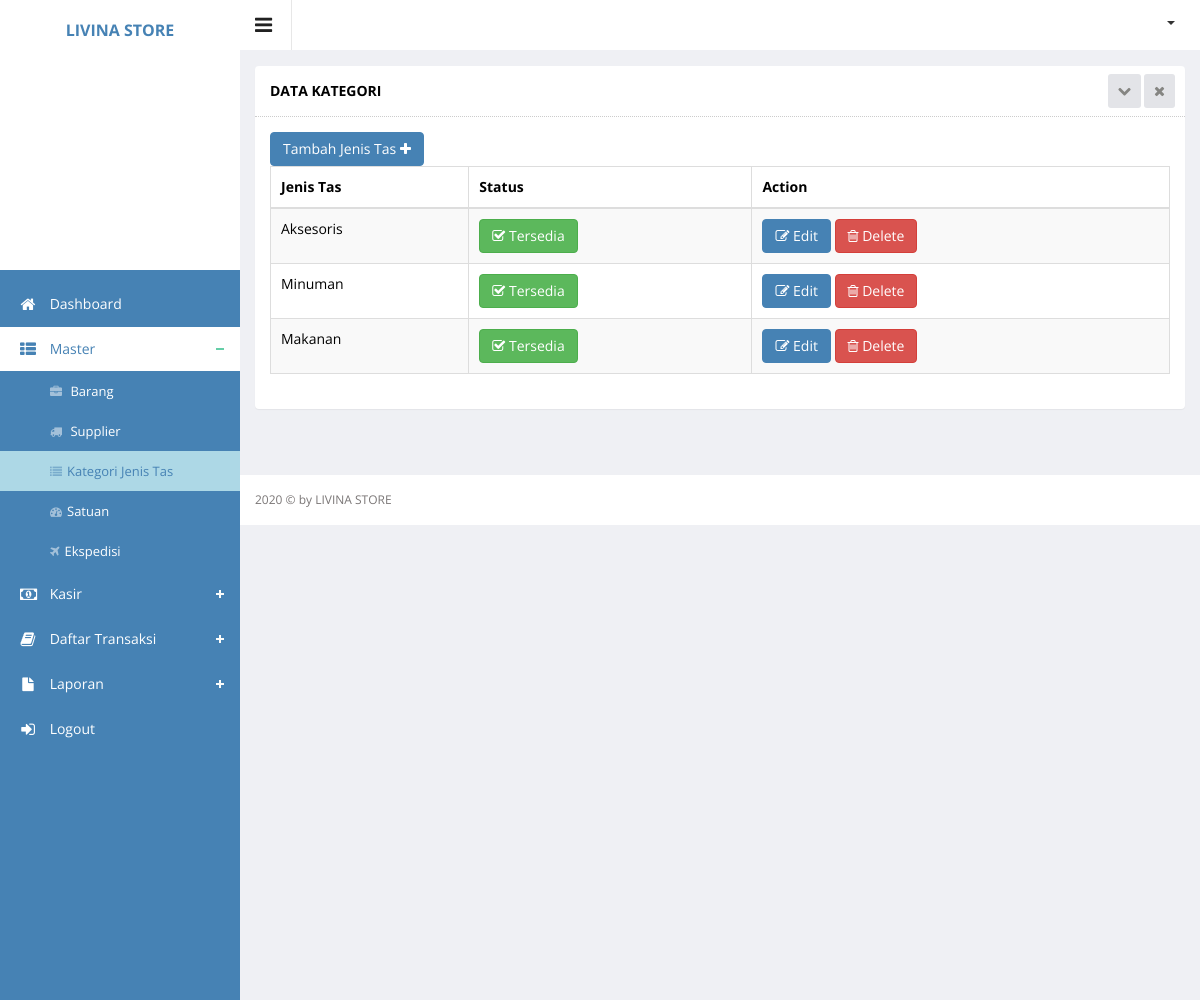
The app's page /index.php?hal=master/category/list (signed in), older data.
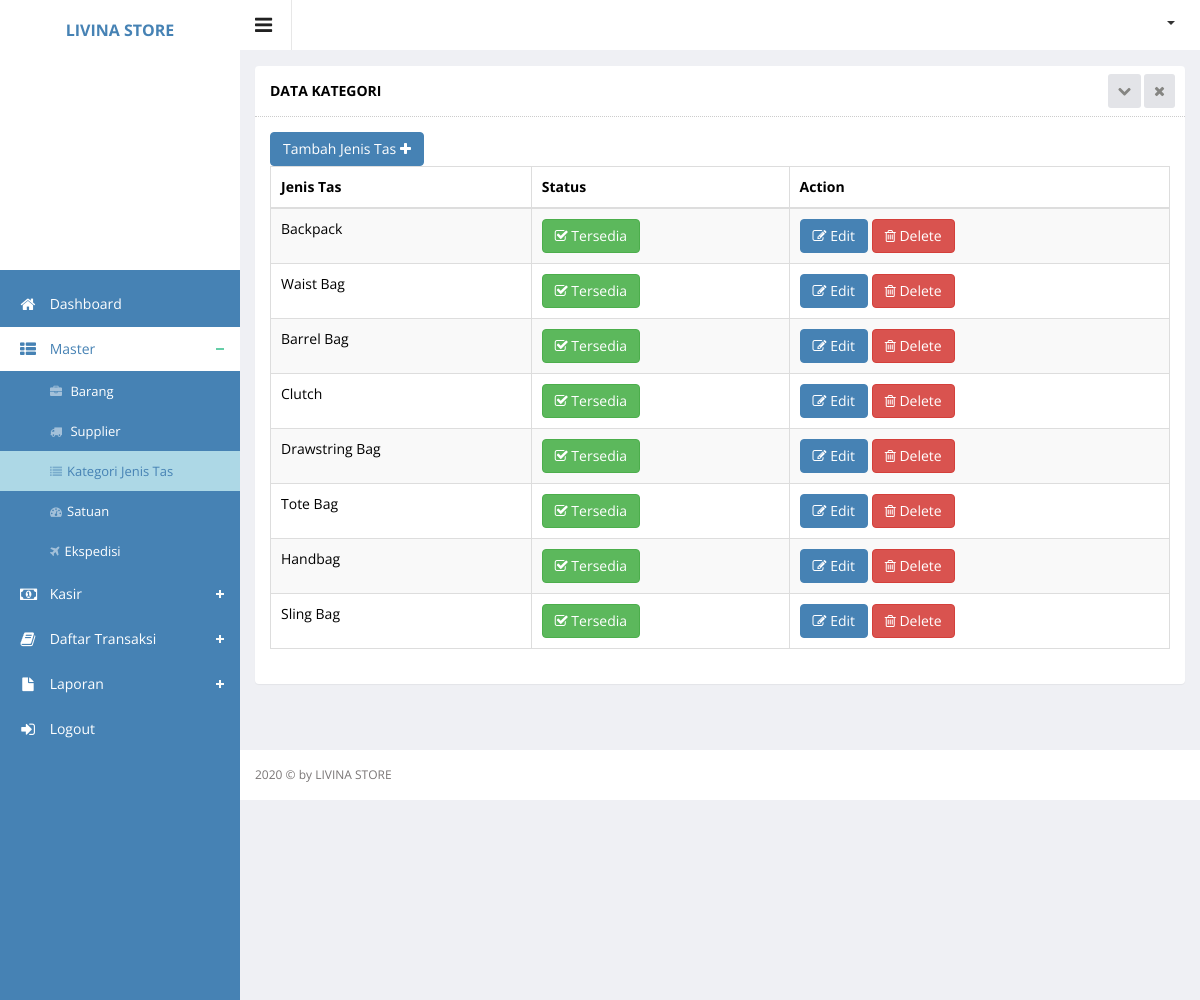
The same page, newer data.
### tables this page shows
CREATE TABLE `category` (
  `category_id` int(11) NOT NULL,
  `category_name` varchar(250) DEFAULT NULL,
  `category_status` enum('Y','N') DEFAULT NULL
);

### master/category/list.php (the view, shortened to what this page needs)
<div class="wrapper">
    <div class="row">
        <div class="col-sm-12">
            <section class="panel">
                <header class="panel-heading">
                    Data Kategori
                    <span class="tools pull-right">
                        <a href="javascript:;" class="fa fa-chevron-down"></a>
                        <a href="javascript:;" class="fa fa-times"></a>
                     </span>
                </header>
                <div class="panel-body">
                    <div class="adv-table editable-table ">
                        <div class="clearfix">
                            <div class="btn-group">
                                <a href="?hal=master/category/add">
                                    <button data-toggle="modal" class="btn btn-primary">
                                        Tambah Jenis Tas <i class="fa fa-plus"></i>
                                    </button>
                                </a>
                            </div>
                        </div>
                        <table class="table table-striped table-hover table-bordered" id="editable-sample">
                            <thead>
                            <tr>
                                <th>Jenis Tas</th>
                                <th>Status</th>
                                <th>Action</th>
                            </tr>
                            </thead>
                            <tbody>
                            <?php
                            $queryCategory = $connect->query("SELECT * FROM category ORDER BY category_id DESC");
                            while ($rowCategory = mysqli_fetch_array($queryCategory)) {
                                ?>
                                <tr class="">
                                    <td><?php echo $rowCategory['category_name']; ?></td>
                                    <td><?php if ($rowCategory['category_status'] == 'Y') { ?>
                                            <button class="btn btn-success" type="submit"><i
                                                        class="fa fa-check-square-o"></i> Tersedia
                                            </button>
                                        <?php } else { ?>
                                            <button class="btn btn-danger" type="submit"><i class="fa fa-ban"></i> Tidak Tersedia
                                            </button>
                                        <?php } ?>
                                    </td>
                                    <td>
                                        <a href="?hal=master/category/edit&id=<?php echo $rowCategory['category_id']; ?>">
                                            <button class="btn btn-primary" type="submit"><i class="fa fa-edit"></i>
                                                Edit
                                            </button>
                                        </a>
                                        <a href="?hal=master/category/list&hapus=<?php echo $rowCategory['category_id']; ?>">
                                            <button class="btn btn-danger" type="submit" name="hapus"><i
                                                        class="fa fa-trash-o"></i> Delete
                                            </button>
                                        </a>
                                    </td>
                                </tr>
                            <?php } ?>
                            </tbody>
                        </table>
                    </div>
                </div>
            </section>
        </div>
    </div>
</div>

Row changes from the older to the newer data that the page shows:
added category: category_name "Backpack", category_status "Y" (drawn)
added category: category_name "Waist Bag", category_status "Y" (drawn)
added category: category_name "Barrel Bag", category_status "Y" (drawn)
added category: category_name "Clutch", category_status "Y" (drawn)
added category: category_name "Drawstring Bag", category_status "Y" (drawn)
changed category: category_name "Aksesoris" → "Tote Bag"
changed category: category_name "Minuman" → "Handbag"
changed category: category_name "Makanan" → "Sling Bag"
